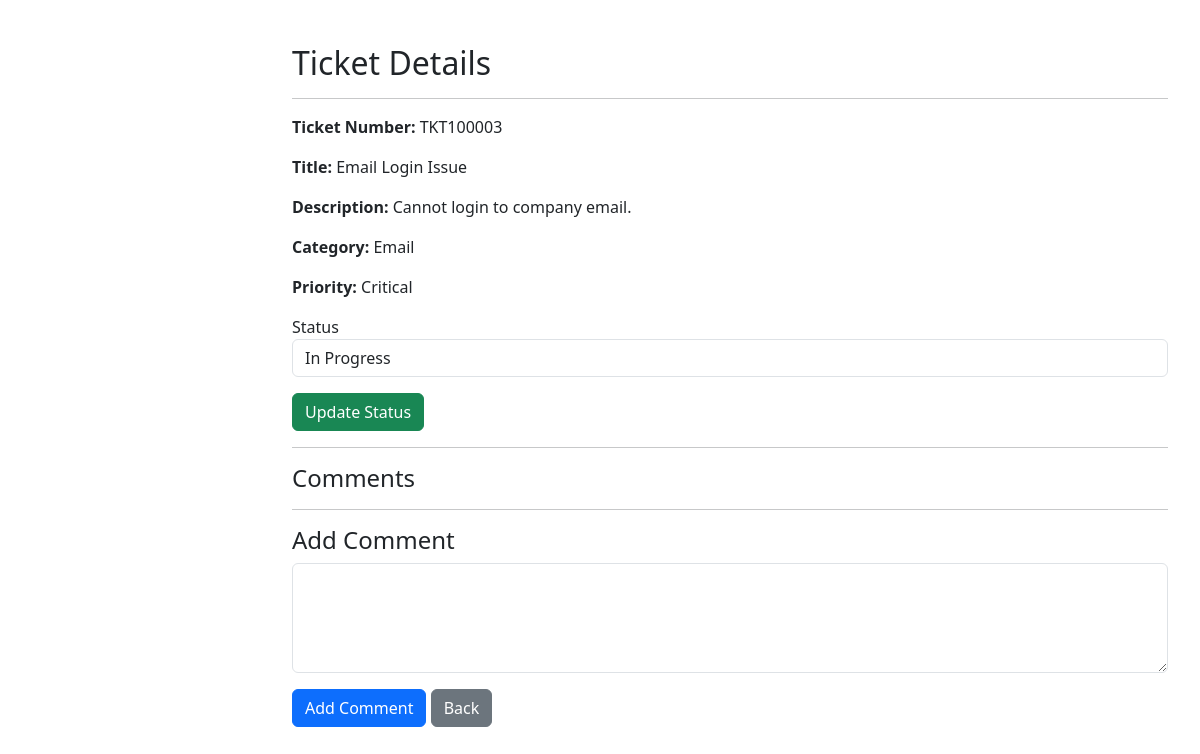
Page /admin/ticket_details.php?id=3 (signed in) on the committed database.
### tables this page shows
CREATE TABLE tickets (

    ID INT AUTO_INCREMENT PRIMARY KEY,

    TicketNumber VARCHAR(50) NOT NULL UNIQUE,

    Title VARCHAR(255) NOT NULL,

    Description TEXT NOT NULL,

    CategoryId INT NOT NULL,

    PriorityId INT NOT NULL,

    StatusId INT NOT NULL DEFAULT 1,

    CreatedBy INT NOT NULL,

    AssignedTo INT DEFAULT NULL,

    CreatedDate TIMESTAMP DEFAULT CURRENT_TIMESTAMP,

    UpdatedDate TIMESTAMP DEFAULT CURRENT_TIMESTAMP
    ON UPDATE CURRENT_TIMESTAMP,

    CONSTRAINT fk_ticket_category
    FOREIGN KEY (CategoryId)
    REFERENCES categories(ID),

    CONSTRAINT fk_ticket_priority
    FOREIGN KEY (PriorityId)
    REFERENCES priorities(ID),

    CONSTRAINT fk_ticket_status
    FOREIGN KEY (StatusId)
    REFERENCES statuses(ID),

    CONSTRAINT fk_ticket_createdby
    FOREIGN KEY (CreatedBy)
    REFERENCES users(ID),

    CONSTRAINT fk_ticket_assignedto
    FOREIGN KEY (AssignedTo)
    REFERENCES users(ID)

);

CREATE TABLE categories (
    ID INT AUTO_INCREMENT PRIMARY KEY,
    CategoryName VARCHAR(100) NOT NULL UNIQUE,
    IsActive TINYINT(1) DEFAULT 1
);

CREATE TABLE priorities (
    ID INT AUTO_INCREMENT PRIMARY KEY,
    PriorityName VARCHAR(50) NOT NULL UNIQUE
);

### admin/ticket_details.php (the view, shortened to what this page needs)
<?php
include '../includes/db.php';
$ticketId = $_GET['id'];
$query = mysqli_query($conn,
"SELECT
tickets.*,
statuses.StatusName,
priorities.PriorityName,
categories.CategoryName
FROM tickets
LEFT JOIN statuses
ON tickets.StatusId=statuses.ID
LEFT JOIN priorities
ON tickets.PriorityId=priorities.ID
LEFT JOIN categories
ON tickets.CategoryId=categories.ID
WHERE tickets.ID='$ticketId'");
$ticket=mysqli_fetch_assoc($query);
?>
<!DOCTYPE html>
<html>
<head>
<link rel="stylesheet" href="../assets/css/style.css">
<link href="https://cdn.jsdelivr.net/npm/bootstrap@5.3.3/dist/css/bootstrap.min.css" rel="stylesheet">
</head>
<body>
<div class="main-content">
    <div class="container-fluid mt-4">
<h2>Ticket Details</h2>
<hr>
<p><b>Ticket Number:</b> <?php echo $ticket['TicketNumber']; ?></p>
<p><b>Title:</b> <?php echo $ticket['Title']; ?></p>
<p><b>Description:</b> <?php echo $ticket['Description']; ?></p>
<p><b>Category:</b> <?php echo $ticket['CategoryName']; ?></p>
<p><b>Priority:</b> <?php echo $ticket['PriorityName']; ?></p>
<form method="POST">
<div class="mb-3">
<label>Status</label>
<select name="status" class="form-control">
<option value="3"
<?php if($ticket['StatusId']==3) echo "selected"; ?>>
In Progress
</option>
</select>
</div>
<button class="btn btn-success"
name="update">
Update Status
</button>
</form>
<hr>
<h4>Comments</h4>
<hr>
<h4>Add Comment</h4>
<form method="POST">
<div class="mb-3">
    <textarea
        name="comment"
        class="form-control"
        rows="4"
        required></textarea>
</div>
<button
type="submit"
name="add_comment"
class="btn btn-primary">
Add Comment
</button>
<a href="tickets.php" class="btn btn-secondary">
Back
</a>
</form>
</div>
</body>
</html>

### assets/css/style.css (style rules this page uses)
:root { --primary:#2563EB; --primary-dark:#1D4ED8; --sidebar:#1E293B; --background:#F8FAFC; --white:#FFFFFF; --border:#E5E7EB; --text:#0F172A; --secondary:#64748B; --success:#22C55E; --warning:#F59E0B; --danger:#EF4444; }
* { margin:0; padding:0; box-sizing:border-box; font-family:'Segoe UI',sans-serif; }
body { background:var(--background); color:var(--text); }
body { background: #F8FAFC; }
.main-content { margin-left: 260px !important; padding: 20px 10px !important; min-height: 100vh; width: calc(100% - 260px) !important; box-sizing: border-box; }
.main-content { margin-left: 260px !important; width: calc(100% - 260px) !important; padding-left: 20px !important; padding-right: 20px !important; }

### rows in the picture
tickets: TicketNumber "TKT100003", Title "Email Login Issue", Description "Cannot login to company email.", CategoryId.CategoryName "Email", PriorityId.PriorityName "Critical", status "In Progress"
